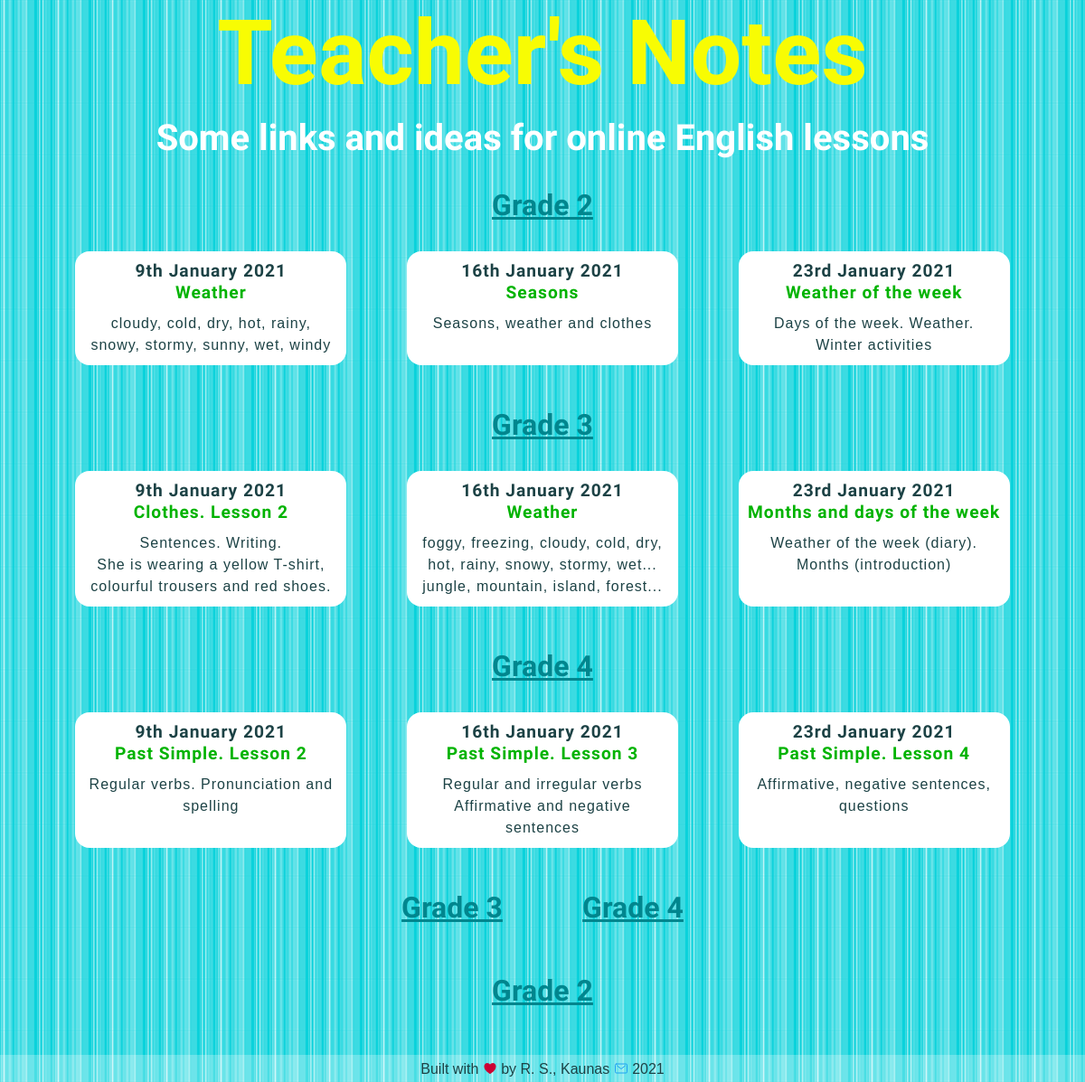
The page / on the database its author committed.
### blog/models.py (models this page shows, shortened)
class Grade2blogpost(models.Model):
    grade = models.CharField(max_length=10, default='Grade 2')
    date = models.DateField()
    title = models.TextField(max_length=200)
    intro = models.TextField(max_length=400, default='intro')
    description = models.TextField()
    image = models.ImageField(upload_to='blog/images/', default='blog/images/soon.png')
    file = models.FileField(upload_to='blog/downloads/', blank='True')
    credits = models.TextField(blank='True')

class Grade3blogpost(models.Model):
    grade = models.CharField(max_length=10, default='Grade 3')
    date = models.DateField()
    title = models.TextField(max_length=200)
    intro = models.TextField(max_length=400, default='intro')
    description = models.TextField()
    image = models.ImageField(upload_to='blog/images/', default='blog/images/soon.png')
    file = models.FileField(upload_to='blog/downloads/', blank='True')
    credits = models.TextField(blank='True')

class Grade4blogpost(models.Model):
    grade = models.CharField(max_length=10, default='Grade 4')
    date = models.DateField()
    title = models.TextField(max_length=200)
    intro = models.TextField(max_length=400, default='intro')
    description = models.TextField()
    image = models.ImageField(upload_to='blog/images/', default='blog/images/soon.png')
    file = models.FileField(upload_to='blog/downloads/', blank='True')
    credits = models.TextField(blank='True')

### blog/views.py (the view)
# urls.py: path('', views.all_posts, name='all_posts'),
def all_posts(request):
    grade2blogposts = Grade2blogpost.objects.order_by('-date')[:3]
    grade3blogposts = Grade3blogpost.objects.order_by('-date')[:3]
    grade4blogposts = Grade4blogpost.objects.order_by('-date')[:3]
    return render(request, 'blog/all_posts.html', {'grade2blogposts': grade2blogposts,
                                                   'grade3blogposts': grade3blogposts,
                                                   'grade4blogposts': grade4blogposts})

### blog/templates/blog/all_posts.html (shortened to what this page needs)
<!DOCTYPE html>
{% load static %}
<html lang="en">
<head>
    <link href="{% static 'blog/all_posts.css' %}" type="text/css" rel="stylesheet"/>
    <link href="{% static 'blog/queries.css' %}" type="text/css" rel="stylesheet"/>
</head>
<body>
<div id="page-container">
    <div id="content-wrap">
        <header>
            <h1>Teacher's Notes</h1>
            <h2>Some links and ideas for online English lessons</h2>
        </header>
        <section>
            <a href="{% url 'blog:url_all_grade2' %}"><h3>Grade 2</h3></a>
            <div class="flex-container">
                {% for blogpost in grade2blogposts %}
                    <a class="button" href="{% url 'blog:url_one_grade2' blogpost.id %}">
                        <h4>{{ blogpost.date|date:'jS F Y' }}</h4>
                        <h5>{{ blogpost.title }}</h5>
                        <p>{{ blogpost.intro|safe|truncatewords:20 }}</p></a>
                {% endfor %}
            </div>
        </section>
        <section>
            <a href="{% url 'blog:url_all_grade3' %}"><h3>Grade 3</h3></a>
            <div class="flex-container">
                {% for blogpost in grade3blogposts %}
                    <a class="button" href="{% url 'blog:url_one_grade3' blogpost.id %}">
                        <h4>{{ blogpost.date|date:'jS F Y' }}</h4>
                        <h5>{{ blogpost.title }}</h5>
                        <p>{{ blogpost.intro|safe|truncatewords:20 }}</p></a>
                {% endfor %}
            </div>
        </section>
        <section>
            <a href="{% url 'blog:url_all_grade4' %}"><h3>Grade 4</h3></a>
            <div class="flex-container">
                {% for blogpost in grade4blogposts %}
                    <a class="button" href="{% url 'blog:url_one_grade4' blogpost.id %}">
                        <h4>{{ blogpost.date|date:'jS F Y' }}</h4>
                        <h5>{{ blogpost.title }}</h5>
                        <p>{{ blogpost.intro|safe|truncatewords:20 }}</p></a>
                {% endfor %}
            </div>
        </section>
        <div class="flex-container three-grades">
            <a href="{% url 'blog:url_all_grade4' %}"><h3>Grade 4</h3></a>
            <a href="{% url 'blog:url_all_grade3' %}"><h3>Grade 3</h3></a>
            <a href="{% url 'blog:url_all_grade2' %}"><h3>Grade 2</h3></a>
        </div>
    </div>
    {% include 'blog/footer.html' %}
</div>
</body>
</html>

### blog/static/blog/all_posts.css (style rules this page uses)
* { margin: 0; padding: 0; -webkit-box-sizing: border-box; box-sizing: border-box; }
body { background-color: #0AD2DB; background-image: url(stripes_26.png); font-family: Arial, Helvetica, sans-serif; font-size: 16px; text-align: center; }
h1, h2, h3, h4, h5 { font-family: 'Dosis', sans-serif; }
h1 { font-size: 100px; color: #F8FC03; }
h2 { font-size: 40px; color: white; padding: 12px 12px 0 12px; }
h3 { font-size: 32px; color: #00868e; padding: 12px; margin-top: 20px; margin-bottom: 10px; }
h4 { font-size: 120%; }
h5 { font-size: 120%; color: #00b300; }
p { padding-top: 10px; }
a { color: #00868e; }
.button { border-radius: 16px; color: #1c4245; padding: 10px; text-decoration: none; display: inline-block; margin: 10px; line-height: 150%; letter-spacing: 1px; background-color: white; width: 300px; }
.flex-container { margin: auto; min-width: 200px; max-width: 1100px; display: -webkit-box; display: -ms-flexbox; display: flex; -ms-flex-wrap: wrap; flex-wrap: wrap; -ms-flex-pack: distribute; justify-content: space-around; padding-bottom: 5px; -webkit-box-orient: horizontal; -webkit-box-direction: reverse; -ms-flex-direction: row-reverse; flex-direction: row-reverse; }
.three-grades { max-width: 400px; }
#page-container { position: relative; min-height: 100vh; }
#content-wrap { padding-bottom: 55px; }

### rows shown on the page
Grade2blogpost: date "23rd January 2021", title "Weather of the week", intro "Days of the week. Weather. Winter activities"
Grade2blogpost: date "16th January 2021", title "Seasons", intro "Seasons, weather and clothes"
Grade2blogpost: date "9th January 2021", title "Weather", intro "cloudy, cold, dry, hot, rainy, snowy, stormy, sunny, wet, windy"
Grade3blogpost: date "23rd January 2021", title "Months and days of the week", intro "Weather of the week (diary). Months (introduction)"
Grade3blogpost: date "16th January 2021", title "Weather", intro "foggy, freezing, cloudy, cold, dry, hot, rainy, snowy, stormy, wet... jungle, mountain, island, forest..."
Grade3blogpost: date "9th January 2021", title "Clothes. Lesson 2", intro "Sentences. Writing. She is wearing a yellow T-shirt, colourful trousers and red shoes."
Grade4blogpost: date "23rd January 2021", title "Past Simple. Lesson 4", intro "Affirmative, negative sentences, questions"
Grade4blogpost: date "16th January 2021", title "Past Simple. Lesson 3", intro "Regular and irregular verbs Affirmative and negative sentences"
Grade4blogpost: date "9th January 2021", title "Past Simple. Lesson 2", intro "Regular verbs. Pronunciation and spelling"
